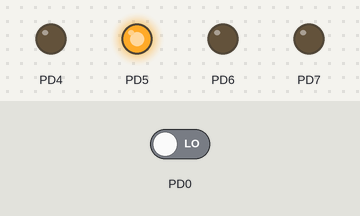
Bench run of a program on a simulated ATmega32, built with avr-gcc and emulated at 8 MHz. Shown: output pins drawn as LEDs (lit = HIGH). The test bench sets the inputs (shaded band); at power-on: PD0 LOW.

Above: at 5.0 s.
At 25.0 s:
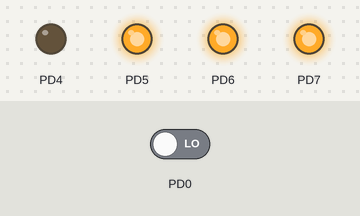
At 60.0 s:
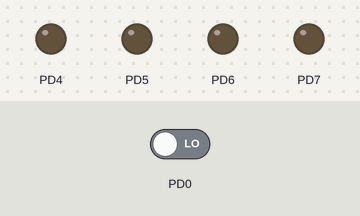
At 85.0 s:
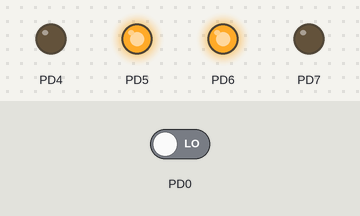
Timing chart, 0 to 91.0 s (numbered marks = the images above):
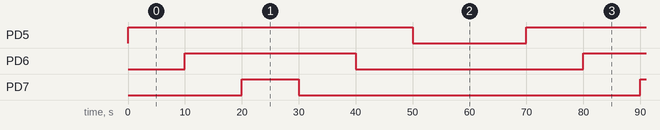

Measured:
- by itself, PD5: alternates HIGH for 50.0 s and LOW for 20.0 s
- by itself, PD6: alternates HIGH for 30.0 s and LOW for 40.0 s
- by itself, PD7: alternates HIGH for 10.0 s and LOW for 60.0 s

The program:

main.c
```c
/*
 * GccApplication1.c
 *
 * Created: 5/25/2023 11:11:01 AM
 * Author : salah
 */

typedef volatile unsigned char vuint08_t ;
#include <util/delay.h>
#include <avr/interrupt.h>

// register address
#define F_CPU 8000000UL
#define IO_BASE 0x20
#define PORTD_ *(vuint08_t *)(IO_BASE + 0x12) //ODR
#define DDRD_ *(vuint08_t *)(IO_BASE + 0x11) //DDR
#define PIND_ *(vuint08_t *)(IO_BASE + 0x10) //IDR


void PORTD_init()
{
	//enable output point to pin 4/5/6/7
	DDRD_|=0b1111<<4;

}

#define toggile_bit(PORT,bit) PORT^= 1<<bit
#define set_bit(PORT,bit) PORT|= 1<<bit
#define clear_bit(PORT,bit) PORT&= ~(1<<bit)


int main(void)
{
	PORTD_init();
	while(1)
	{
		int i;
		//LED TRAIN
		for(i=5;i<8;i++)
		{
          set_bit(PORTD_,i);
		  _delay_ms(10000);
		}
		for(i=7;i>3;i--)
		{
			clear_bit(PORTD_,i);
			_delay_ms(10000);
		}

		//OPEN THE BUZZER IF THE PUSH BUTTON CLICKED
		if((PIND_&1)==1)
		{
		    set_bit(PORTD_,4);
			_delay_ms(1000);
		    clear_bit(PORTD_,4);
		}


	}
	return 0;
}
```
